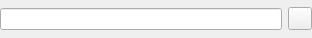
<?xml version="1.0" encoding="UTF-8"?>
<ui version="4.0">
 <class>ListEditor</class>
 <widget class="QWidget" name="ListEditor">
  <property name="geometry">
   <rect>
    <x>0</x>
    <y>0</y>
    <width>312</width>
    <height>38</height>
   </rect>
  </property>
  <property name="sizePolicy">
   <sizepolicy hsizetype="Expanding" vsizetype="Fixed">
    <horstretch>0</horstretch>
    <verstretch>0</verstretch>
   </sizepolicy>
  </property>
  <property name="windowTitle">
   <string>Form</string>
  </property>
  <layout class="QHBoxLayout" name="horizontalLayout">
   <property name="leftMargin">
    <number>0</number>
   </property>
   <property name="topMargin">
    <number>0</number>
   </property>
   <property name="rightMargin">
    <number>0</number>
   </property>
   <property name="bottomMargin">
    <number>0</number>
   </property>
   <item>
    <widget class="QLineEdit" name="edit"/>
   </item>
   <item>
    <widget class="QToolButton" name="buttonEditAsList">
     <property name="icon">
      <iconset theme="document-edit">
       <normaloff>.</normaloff>.</iconset>
     </property>
    </widget>
   </item>
  </layout>
 </widget>
 <resources/>
 <connections/>
</ui>
